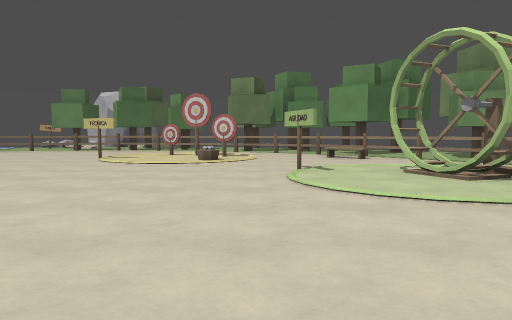
View 1 (above)

23 first-person views from a walk through a Godot game level. The camera is 1.2 m above the floor, tilts 4° down and sees 70° across. The floor is counted in squares, 2 m on a side. Each view is taken from the middle of a square. On the plan, view 1 faces up. The plan holds only what a view shows up to about 10 squares ahead; the rest is blank. The place goes on beyond the plan.

View 2
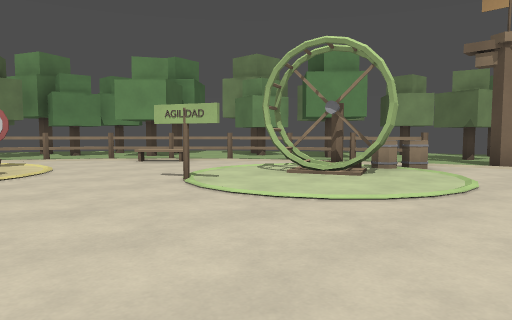

View 3
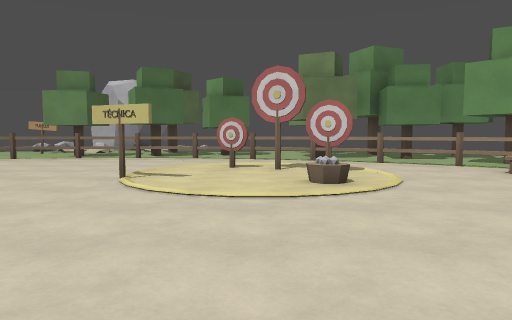

View 4
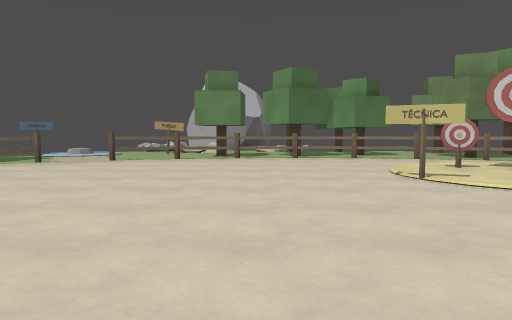

View 5
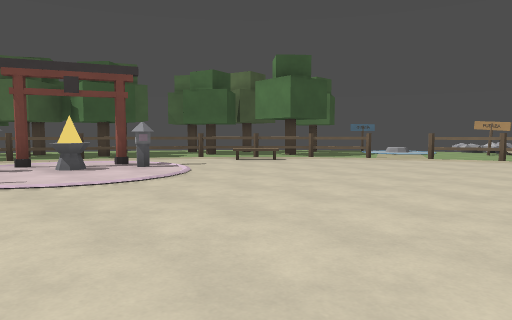

View 6
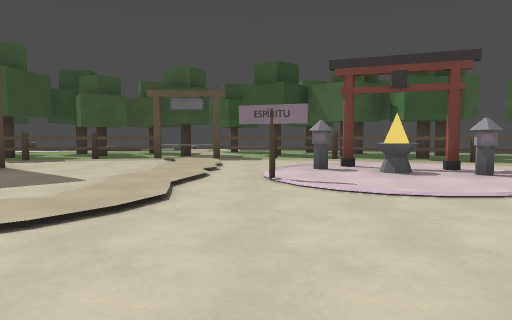

View 7
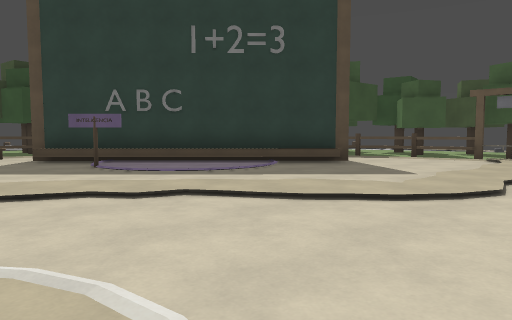

View 8
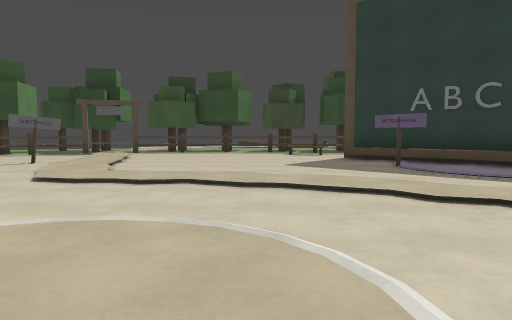

View 9
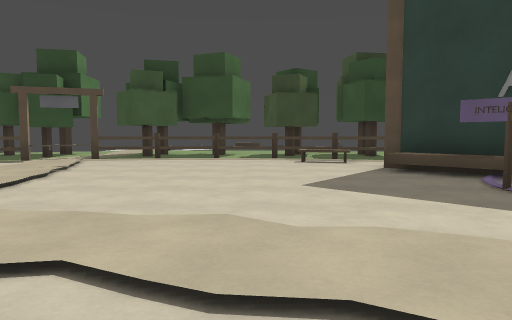

View 10
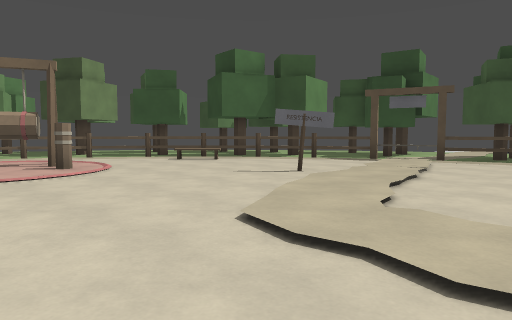

View 11
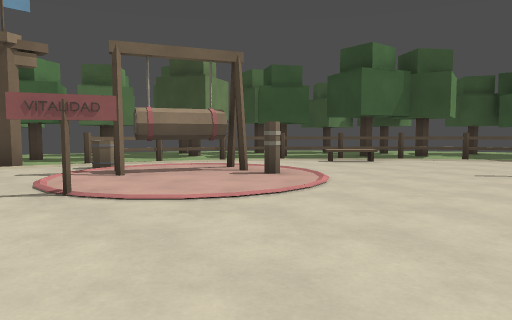

View 12
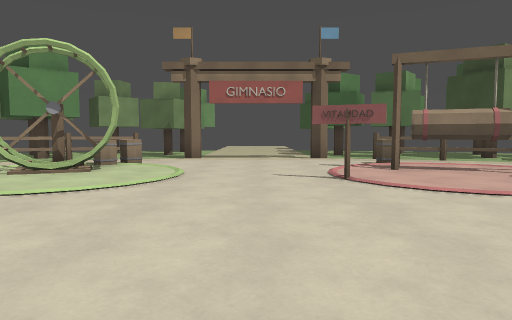

View 13
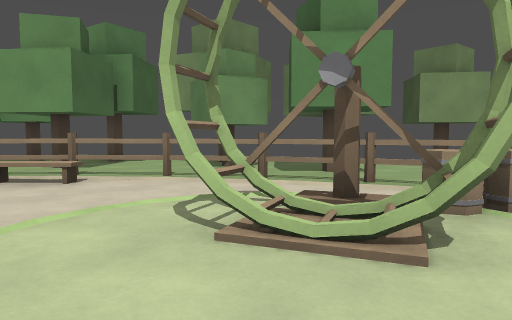

View 14
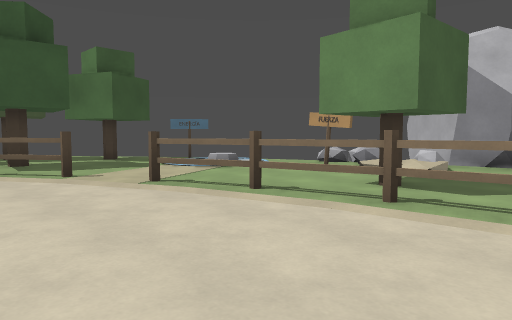

View 15
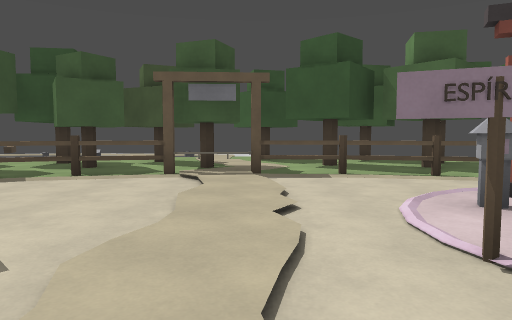

View 16
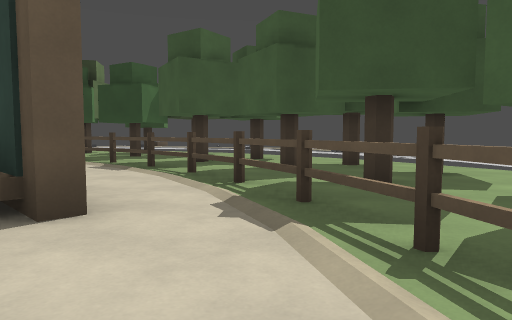

View 17
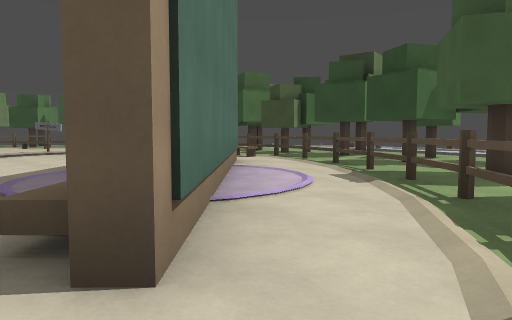

View 18
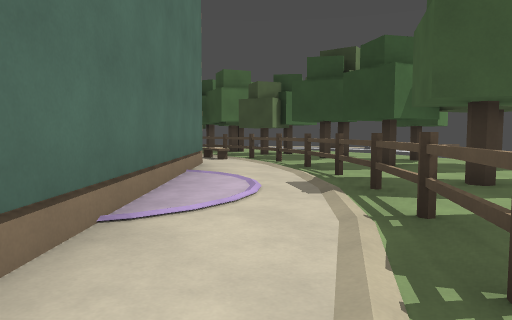

View 19
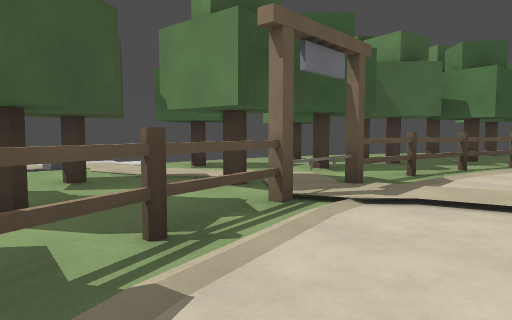

View 20
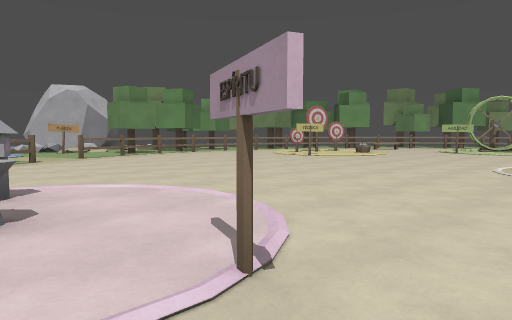

View 21
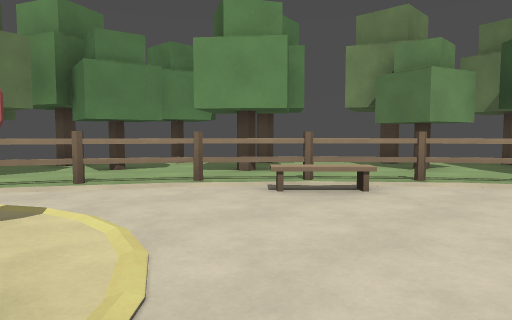

View 22
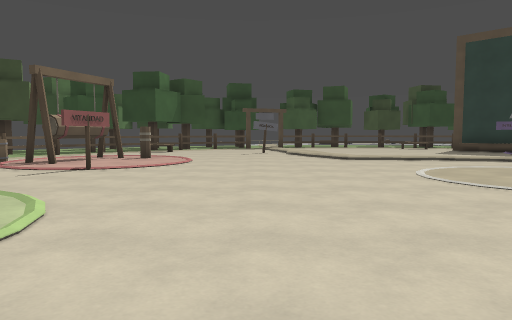

View 23
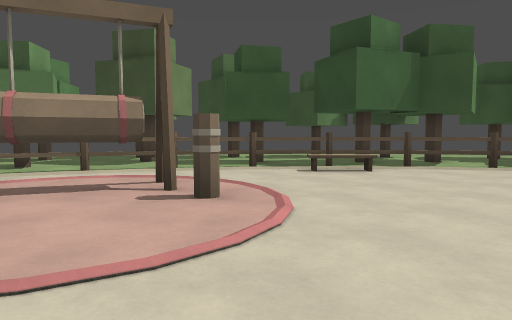

### Floor plan
Key: @ floor where view 1 was taken; # wall or solid block; x gap in a wall; . floor; / step, stairs or slope; = window, fence, low wall or low ledge; ^ raised ledge; v drop or lower ground; S signpost; B barrel; P pillar; T thing the floor can be seen under or through; L log; O other object.
Columns run from 21 left of view 1 to 6 right of it. Each row starts with its distance up from view 1.
 19             #v
 18             =x##
 17            .=/
 16         x  .S//
 15         O  .....     .#.
 14       ...............#.#..
 13       ......####.####.##..#
 12       #.#.#..........##.#...
 11         .#.............#....
 10         #..........##...#..#
  9     ...#.........S.......###
  8    #..T...................#.
  7   ...TT...................##
  6  ..#.T..#.............S.#..#
  5  .#..T..#...............#B.#
  4  ..#.T..#..................P
  3  ....T...#..................
  2 .#...x......................
  1 .....=.................S....
  0 /.T..T...............@.....P
 -1  .TTTT..................LBB#
 -2   .TTT..#^.............##..#
 -3   ...TT..#^...............#.
 -4   ....T...#^S.............#x
 -5   .#...T...#^.......S....#..
 -6    .#...T...#...........#.#.
 -7    ....#.T.............##...
 -8     ..#...TT.//.....####..#
 -9       ...#..#########...#
-10        .#.....#...####...
-11         ..#.#     ..  ..

Positions as (right, up) in squares from view 1, and headings:
1: (0, 0), facing up
2: (-2, 2), facing up-right
3: (-2, 4), facing up
4: (-6, 4), facing up
5: (-6, 3), facing up-left
6: (-7, 3), facing left
7: (-6, 3), facing down-left
8: (-6, 3), facing down
9: (-6, 0), facing down
10: (-5, 0), facing down-right
11: (-2, 2), facing down-right
12: (-3, 2), facing right
13: (1, 4), facing up-right
14: (-5, 10), facing up-left
15: (-10, 2), facing left
16: (-15, 1), facing down
17: (-15, -1), facing down-right
18: (-15, -2), facing down-right
19: (-14, -2), facing up-left
20: (-13, 2), facing up-right
21: (-1, 7), facing up-right
22: (-1, 7), facing down
23: (-1, 0), facing down-right
